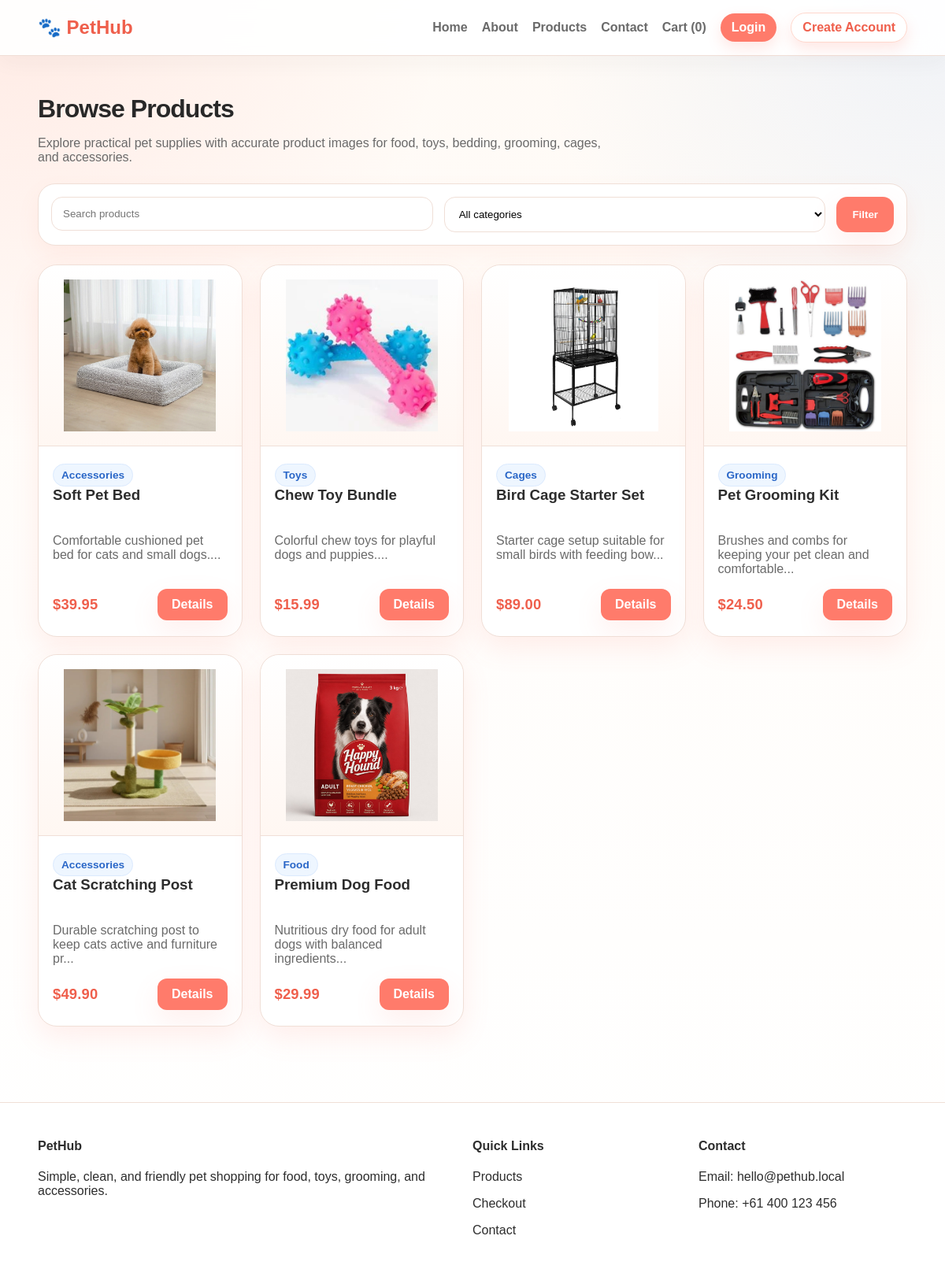
/products.php, run on the app's committed database.
### tables this page shows
CREATE TABLE products (
  id INT AUTO_INCREMENT PRIMARY KEY,
  name VARCHAR(120) NOT NULL,
  category VARCHAR(80) NOT NULL,
  price DECIMAL(10,2) NOT NULL,
  stock INT NOT NULL DEFAULT 0,
  image VARCHAR(255) NOT NULL,
  description TEXT NOT NULL,
  created_at TIMESTAMP DEFAULT CURRENT_TIMESTAMP
);

### config/config.php (called while the page is built, shortened)
<?php
function db(): PDO {
    static $pdo = null;
    if ($pdo === null) {
        $dsn = 'mysql:host=' . DB_HOST . ';dbname=' . DB_NAME . ';charset=utf8mb4';
        $options = [
            PDO::ATTR_ERRMODE => PDO::ERRMODE_EXCEPTION,
            PDO::ATTR_DEFAULT_FETCH_MODE => PDO::FETCH_ASSOC,
            PDO::ATTR_EMULATE_PREPARES => false,
        ];
        $pdo = new PDO($dsn, DB_USER, DB_PASS, $options);
    }
    return $pdo;
}
function e(string $value): string {
    return htmlspecialchars($value, ENT_QUOTES, 'UTF-8');
}
function is_logged_in(): bool {
    return isset($_SESSION['user']);
}
function cart_items(): array {
    return $_SESSION['cart'] ?? [];
}
function cart_count(): int {
    return array_sum(array_column(cart_items(), 'quantity'));
}

### includes/functions.php (called while the page is built, shortened)
<?php
require_once __DIR__ . '/../config/config.php';
function all_products(?string $search = null, ?string $category = null): array {
    $sql = 'SELECT * FROM products WHERE 1=1';
    $params = [];
    $sql .= ' ORDER BY id DESC';
    $stmt = db()->prepare($sql);
    $stmt->execute($params);
    return $stmt->fetchAll();
}

### products.php (the view, shortened to what this page needs)
<?php
require_once __DIR__ . '/includes/header.php';
$search = trim($_GET['search'] ?? '');
$category = trim($_GET['category'] ?? '');
$products = all_products($search ?: null, $category ?: null);
?>
<main class="section"><div class="container">
  <h1 class="section-title">Browse Products</h1>
  <p class="section-sub">Explore practical pet supplies with accurate product images for food, toys, bedding, grooming, cages, and accessories.</p>
  <form class="toolbar" method="get">
    <div class="field"><input type="text" name="search" placeholder="Search products" value="<?= e($search); ?>"></div>
    <div class="field"><select name="category"><option value="">All categories</option></select></div>
    <button class="btn" type="submit">Filter</button>
  </form>
  <div class="grid grid-4">
    <?php foreach ($products as $product): ?>
      <div class="card product-card">
        <img src="<?= e($product['image']); ?>" alt="<?= e($product['name']); ?>">
        <div class="content">
          <span class="badge"><?= e($product['category']); ?></span>
          <h3><?= e($product['name']); ?></h3>
          <p class="muted"><?= e(substr($product['description'],0,60)); ?>...</p>
          <div style="display:flex;justify-content:space-between;align-items:center;gap:10px;">
            <span class="price">$<?= number_format((float)$product['price'],2); ?></span>
            <a class="btn" href="product.php?id=<?= (int)$product['id']; ?>">Details</a>
          </div>
        </div>
      </div>
    <?php endforeach; ?>
  </div>
</div></main>
<?php require_once __DIR__ . '/includes/footer.php'; ?>

### includes/header.php (shortened to what this page needs)
<?php require_once __DIR__ . '/functions.php'; ?>
<!DOCTYPE html>
<html lang="en">
<head>
  <link rel="stylesheet" href="<?= isset($isAdmin) ? '../' : '' ?>assets/css/style.css">
</head>
<body>
<header class="site-header">
  <div class="container nav-wrap">
    <a class="logo" href="<?= isset($isAdmin) ? '../index.php' : 'index.php' ?>">🐾 PetHub</a>
    <nav>
      <a href="<?= isset($isAdmin) ? '../index.php' : 'index.php' ?>">Home</a>
      <a href="<?= isset($isAdmin) ? '../about.php' : 'about.php' ?>">About</a>
      <a href="<?= isset($isAdmin) ? '../products.php' : 'products.php' ?>">Products</a>
      <a href="<?= isset($isAdmin) ? '../contact.php' : 'contact.php' ?>">Contact</a>
      <a href="<?= isset($isAdmin) ? '../cart.php' : 'cart.php' ?>">Cart (<?= cart_count(); ?>)</a>
      <?php if (is_logged_in()): ?>
        <span class="nav-status">Hi, <?= e(first_name($_SESSION['user']['name'] ?? 'User')); ?></span>
        <a class="nav-button" href="<?= isset($isAdmin) ? '../logout.php' : 'logout.php' ?>">Logout</a>
      <?php else: ?>
        <a class="nav-button" href="<?= isset($isAdmin) ? '../login.php' : 'login.php' ?>">Login</a>
        <a class="nav-button light" href="<?= isset($isAdmin) ? '../register.php' : 'register.php' ?>">Create Account</a>
      <?php endif; ?>
    </nav>
  </div>
</header>

### includes/footer.php
<footer class="site-footer">
  <div class="container footer-grid">
    <div>
      <h4>PetHub</h4>
      <p>Simple, clean, and friendly pet shopping for food, toys, grooming, and accessories.</p>
    </div>
    <div>
      <h4>Quick Links</h4>
      <p><a href="<?= isset($isAdmin) ? '../products.php' : 'products.php' ?>">Products</a></p>
      <p><a href="<?= isset($isAdmin) ? '../checkout.php' : 'checkout.php' ?>">Checkout</a></p>
      <p><a href="<?= isset($isAdmin) ? '../contact.php' : 'contact.php' ?>">Contact</a></p>
    </div>
    <div>
      <h4>Contact</h4>
      <p>Email: hello@pethub.local</p>
      <p>Phone: +61 400 123 456</p>
    </div>
  </div>
</footer>
</body>
</html>

### assets/css/style.css (style rules this page uses)
:root { --bg: #fffaf5; --surface: #ffffff; --text: #2d2d2d; --muted: #6a6a6a; --primary: #ff7b6b; --primary-dark: #ef5f4c; --secondary: #7db7ff; --accent: #ffe3dc; --border: #f0dfd7; --success: #2f855a; --shadow: 0 14px 35px rgba(255, 123, 107, 0.12); }
* { box-sizing:border-box }
body { margin:0;font-family:Arial,sans-serif;color:var(--text);background:linear-gradient(180deg,#fffaf5,#fff); }
a { text-decoration:none;color:inherit }
.container { width:min(1120px,92%);margin:0 auto }
.site-header { position:sticky;top:0;background:rgba(255,255,255,.92);backdrop-filter:blur(12px);border-bottom:1px solid var(--border);z-index:20 }
.nav-wrap { display:flex;justify-content:space-between;align-items:center;padding:16px 0 }
.logo { font-size:1.5rem;font-weight:800;color:var(--primary-dark) }
nav { display:flex;gap:18px;align-items:center;flex-wrap:wrap }
nav a { color:var(--muted);font-weight:600 }
.btn { display:inline-block;padding:13px 20px;border-radius:14px;background:var(--primary);color:#fff;font-weight:700;border:none;cursor:pointer;box-shadow:var(--shadow) }
.hero-card,.card,.stat,.form-card,.table-wrap { background:var(--surface);border:1px solid var(--border);border-radius:24px;box-shadow:var(--shadow) }
.section { padding:28px 0 56px }
.section-title { font-size:2rem;margin-bottom:10px }
.section-sub { color:var(--muted);margin-bottom:24px }
.grid { display:grid;gap:22px }
.grid-4 { grid-template-columns:repeat(4,1fr) }
.card { padding:22px }
.card h3 { margin-top:0 }
.muted { color:var(--muted) }
.product-card img,.product-detail img { width:100%;height:220px;object-fit:cover;border-radius:18px;background:#f7f7f7 }
.product-card { overflow:hidden }
.product-card .content { padding:18px }
.product-card h3 { margin:0 0 8px }
.price { font-size:1.15rem;font-weight:800;color:var(--primary-dark) }
.badge { display:inline-block;padding:6px 10px;background:#eef6ff;color:#2966c7;border-radius:999px;font-size:.85rem;font-weight:700 }
.toolbar { display:flex;gap:14px;flex-wrap:wrap;margin-bottom:24px }
.toolbar input,.toolbar select,input,textarea { width:100%;padding:13px 14px;border-radius:14px;border:1px solid var(--border);background:#fff }
.toolbar .field { flex:1;min-width:220px }
.footer-grid { display:grid;grid-template-columns:2fr 1fr 1fr;gap:22px;padding:24px 0 }
.site-footer { border-top:1px solid var(--border);margin-top:40px;background:#fff }
body { background: radial-gradient(circle at top left, rgba(255,123,107,0.12), transparent 28%), radial-gradient(circle at top right, rgba(125,183,255,0.12), transparent 26%), linear-gradient(180deg,#fffaf5 0%,#fffdfb 48%,#ffffff 100%); }
.site-header { box-shadow:0 8px 28px rgba(45,45,45,0.04) }
.section-title { letter-spacing:-0.03em;color:#282828 }
.section-sub { max-width:720px }
.product-card { padding:0; transition:transform .2s ease, box-shadow .2s ease, border-color .2s ease; }
.product-card img { height:230px; object-fit:contain; padding:18px; background:linear-gradient(180deg,#ffffff 0%,#fff7f2 100%); border-bottom:1px solid var(--border); border-radius:24px 24px 0 0; }
.product-card .content { padding:18px 18px 20px }
.product-card h3 { min-height:44px;line-height:1.16 }
.product-card .muted { min-height:54px }
.product-card .btn { padding:11px 18px;border-radius:12px }
.price { letter-spacing:.01em }
.badge { background:#eef6ff;border:1px solid #dbeafe }
.toolbar { background:#fff; border:1px solid var(--border); border-radius:22px; padding:16px; box-shadow:0 12px 28px rgba(255,123,107,0.08); }
.nav-button { padding:9px 14px; border-radius:999px; background:var(--primary); color:#fff !important; box-shadow:0 8px 18px rgba(255,123,107,.18); }
.nav-button.light { background:#fff; color:var(--primary-dark) !important; border:1px solid #ffd8cd; }

### data on the page
products: image (picture), category "Accessories", name "Soft Pet Bed", description "Comfortable cushioned pet bed for cats and small dogs.", price "39.95"
products: image (picture), category "Toys", name "Chew Toy Bundle", description "Colorful chew toys for playful dogs and puppies.", price "15.99"
products: image (picture), category "Cages", name "Bird Cage Starter Set", description "Starter cage setup suitable for small birds with feeding bow", price "89.00"
products: image (picture), category "Grooming", name "Pet Grooming Kit", description "Brushes and combs for keeping your pet clean and comfortable", price "24.50"
products: image (picture), category "Accessories", name "Cat Scratching Post", description "Durable scratching post to keep cats active and furniture pr", price "49.90"
products: image (picture), category "Food", name "Premium Dog Food", description "Nutritious dry food for adult dogs with balanced ingredients", price "29.99"

### other printed values
cart_count() "0"
